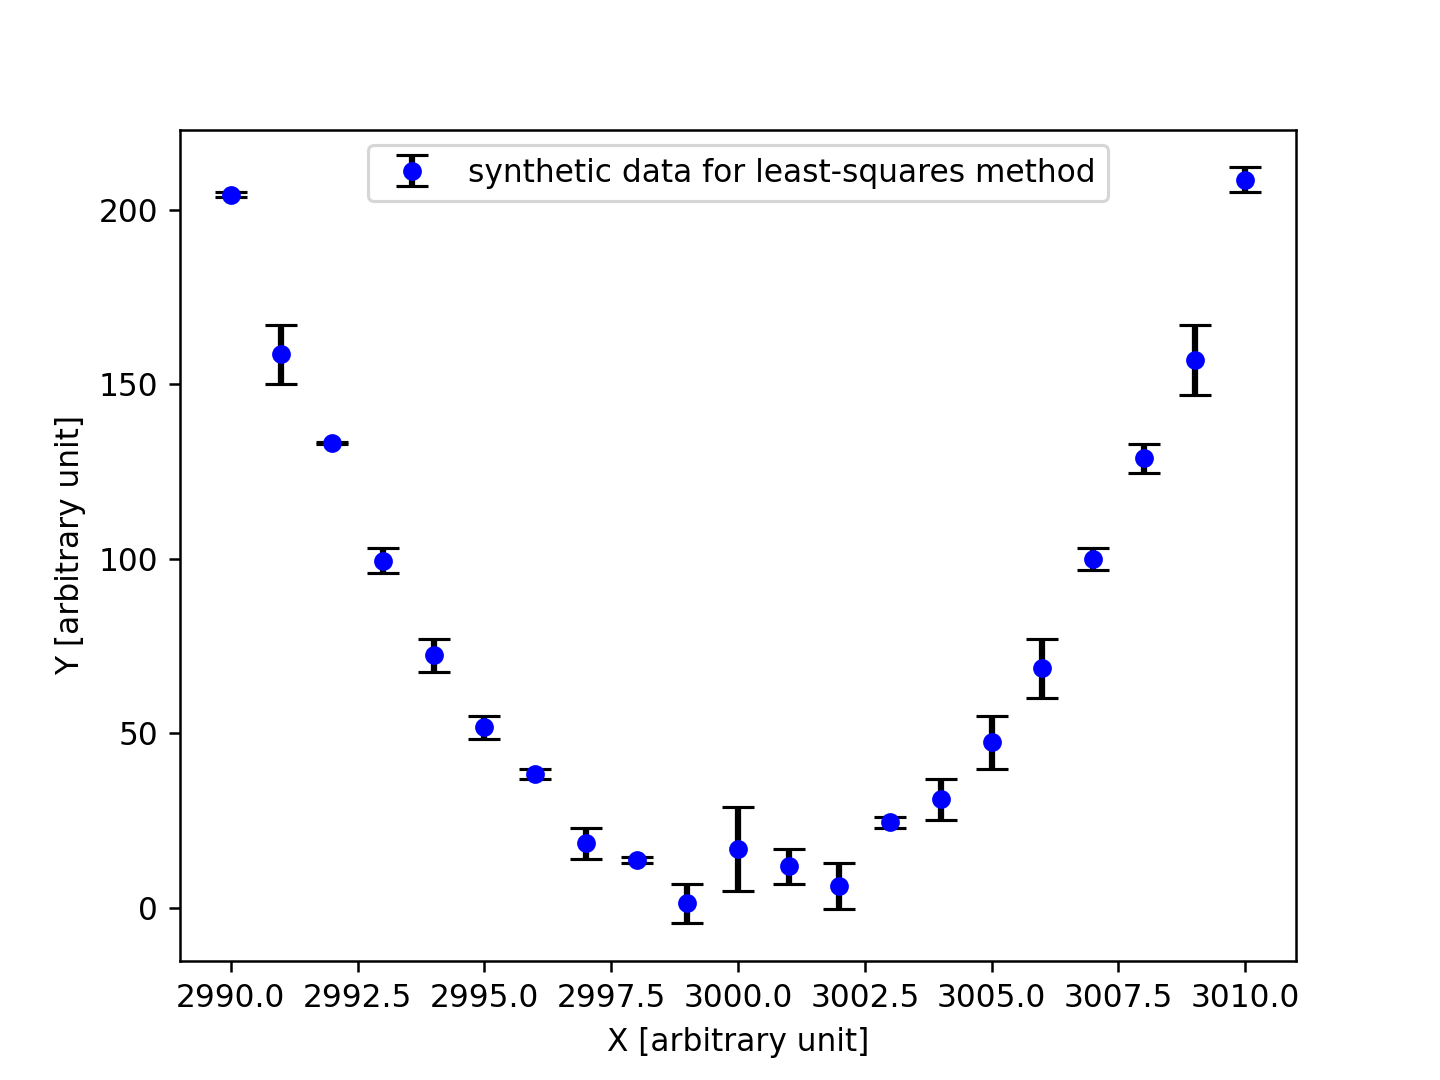

The script that saved this image:
#!/usr/pkg/bin/python3.9

#
# Time-stamp: <2022/10/17 02:06:43 (CST) daisuke>
#

# importing sys module
import sys

# importing numpy module
import numpy

# importing matplotlib module
import matplotlib.figure
import matplotlib.backends.backend_agg

# input file name
file_input = 'ai202209_s05_52.data'

# output file name
file_output = 'ai202209_s05_53.png'

# making empty numpy arrays
data_x   = numpy.array ([])
data_y   = numpy.array ([])
data_err = numpy.array ([])

# opening file for reading
with open (file_input, 'r') as fh:
    # reading file line-by-line
    for line in fh:
        # splitting line into "x" and "y"
        (x_str, y_str, err_str) = line.split ()
        # converting string into float
        try:
            x = float (x_str)
        except:
            print (f'cannot convert "{x_str}" into float.')
            print (f'something is wrong.')
            print (f'exiting...')
            sys.exit (1)
        try:
            y = float (y_str)
        except:
            print (f'cannot convert "{y_str}" into float.')
            print (f'something is wrong.')
            print (f'exiting...')
            sys.exit (1)
        try:
            err = float (err_str)
        except:
            print (f'cannot convert "{err_str}" into float.')
            print (f'something is wrong.')
            print (f'exiting...')
            sys.exit (1)
        # appending data into numpy arrays
        data_x   = numpy.append (data_x, x)
        data_y   = numpy.append (data_y, y)
        data_err = numpy.append (data_err, err)

# printing data
for i in range (len (data_x)):
    print (f'(x_{i:02d}, y_{i:02d}, err_{i:02d})', \
           f'= ({data_x[i]:8.3f}, {data_y[i]:8.3f}, {data_err[i]:8.3f})')

#
# making plot using Matplotlib
#
    
# making objects "fig" and "ax"
fig    = matplotlib.figure.Figure ()
canvas = matplotlib.backends.backend_agg.FigureCanvasAgg (fig)
ax     = fig.add_subplot (111)

# axes
ax.set_xlabel ('X [arbitrary unit]')
ax.set_ylabel ('Y [arbitrary unit]')

# plotting data
ax.errorbar (data_x, data_y, yerr=data_err, \
             linestyle='None', marker='o', markersize=5.0, color='blue', \
             elinewidth=2.0, ecolor='black', capsize=5.0, \
             label='synthetic data for least-squares method')

# legend
ax.legend ()

# saving file
fig.savefig (file_output, dpi=225)
